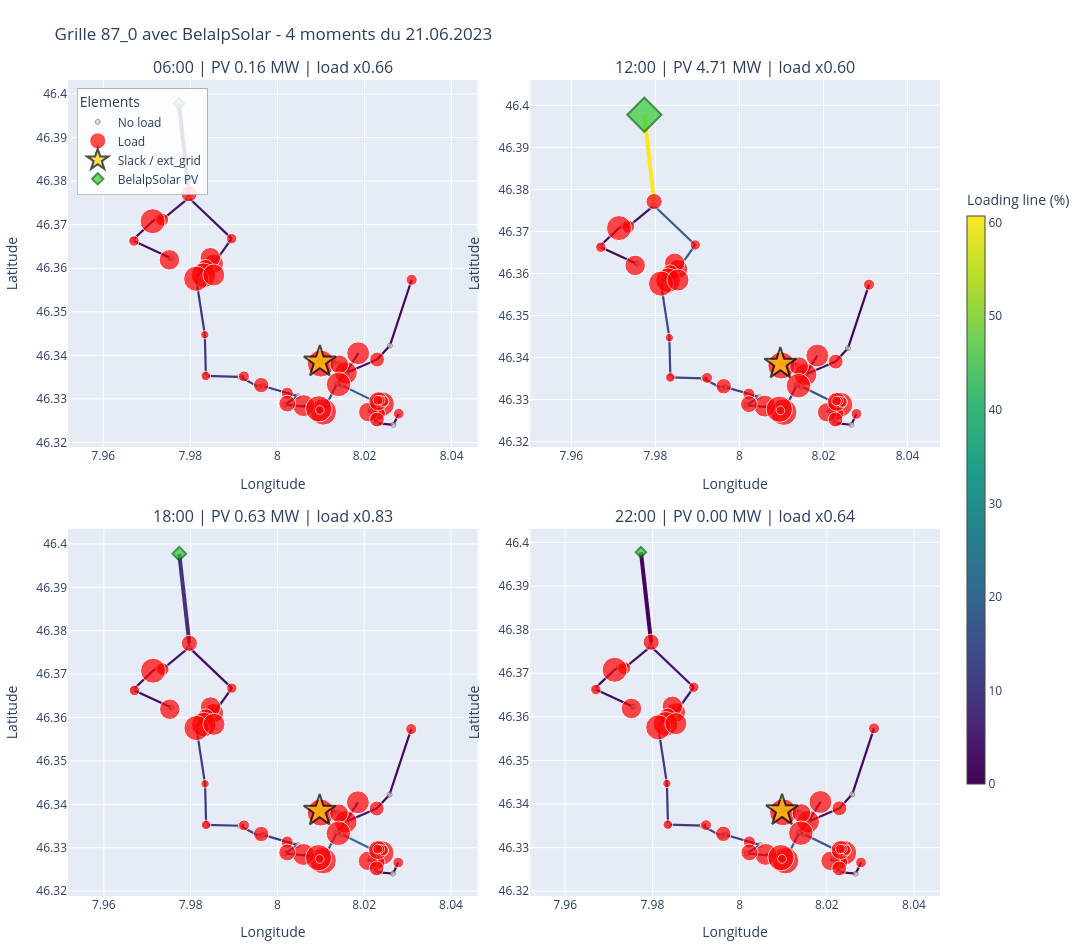

The cell this chart's notebook holds for it:
### Markdown cell above
# Scenario horaire interactif

Choisir un mois, un jour et une heure. Les charges suivent un profil journalier/seasonnier simple, BelalpSolar suit un profil pvlib horaire, puis le power flow est relance. Les tailles des points et les couleurs des lignes changent avec le scenario.

### Code cell
import re
import math
import copy
import numpy as np
import pandas as pd
import pandapower as pp
import pvlib
import plotly.graph_objects as go
import plotly.io as pio
from pathlib import Path
from plotly.colors import sample_colorscale
from plotly.subplots import make_subplots
from pvlib.location import Location

pio.renderers.default = "vscode"

grid_file = "/Users/jadlostan/Documents/GitHub/Swiss-PDGs/grids/pandapower_data/MV/87_0_grid.xlsx"
nodes_file = "nodes_valais.csv"
grid_id = "87_0"

pv_latitude = 46.39776
pv_longitude = 7.97738
pv_p_mw_nominal = 5.7
annual_yield_gwh_target = 12.0

# Jour et heures a comparer.
simulation_year = 2023
selected_day = pd.Timestamp(f"{simulation_year}-06-21", tz="Europe/Zurich")
selected_hours = [6, 12, 18, 22]

base_net = pp.from_excel(grid_file)
nodes = pd.read_csv(nodes_file)

def id_to_str(value):
    return str(int(value)) if float(value).is_integer() else str(value)

def node_id_from_bus_name(name):
    match = re.search(r"_node_(.+)$", str(name))
    return match.group(1) if match else None

def haversine_km(lon1, lat1, lon2, lat2):
    radius_km = 6371.0
    lon1, lat1, lon2, lat2 = map(math.radians, [lon1, lat1, lon2, lat2])
    dlon = lon2 - lon1
    dlat = lat2 - lat1
    a = math.sin(dlat / 2) ** 2 + math.cos(lat1) * math.cos(lat2) * math.sin(dlon / 2) ** 2
    return 2 * radius_km * math.asin(math.sqrt(a))

nodes_grid = nodes[nodes["grid_id"] == grid_id].dropna(subset=["osmid", "longitude", "latitude"]).copy()
nodes_grid["node_id"] = nodes_grid["osmid"].apply(id_to_str)
node_lookup = nodes_grid.drop_duplicates("node_id").set_index("node_id")[["longitude", "latitude"]]

base_bus_plot = base_net.bus.copy()
base_bus_plot["bus_index"] = base_bus_plot.index
base_bus_plot["node_id"] = base_bus_plot["name"].apply(node_id_from_bus_name)
base_bus_plot = base_bus_plot.join(node_lookup, on="node_id")
base_bus_plot = base_bus_plot.dropna(subset=["longitude", "latitude"]).set_index("bus_index")

distance2 = (base_bus_plot["longitude"] - pv_longitude) ** 2 + (base_bus_plot["latitude"] - pv_latitude) ** 2
nearest_bus = int(distance2.idxmin())
nearest_lon = float(base_bus_plot.loc[nearest_bus, "longitude"])
nearest_lat = float(base_bus_plot.loc[nearest_bus, "latitude"])
connection_length_km = haversine_km(nearest_lon, nearest_lat, pv_longitude, pv_latitude)
attached_lines = base_net.line[(base_net.line["from_bus"] == nearest_bus) | (base_net.line["to_bus"] == nearest_bus)]
cable = attached_lines.iloc[0] if len(attached_lines) else base_net.line.iloc[0]

location = Location(latitude=46.39776, longitude=7.97738, tz="Europe/Zurich", altitude=2650, name="BelalpSolar")
surface_tilt = 60
surface_azimuth = 180
raddatabase = "PVGIS-ERA5"
pvgis_cache_file = Path("/Users/jadlostan/Documents/GitHub/Swiss-PDGs/data") / f"belalpsolar_pvgis_{simulation_year}.csv"

if pvgis_cache_file.exists():
    pv_weather = pd.read_csv(pvgis_cache_file, index_col="time", parse_dates=True)
else:
    pv_weather, _ = pvlib.iotools.get_pvgis_hourly(
        latitude=pv_latitude,
        longitude=pv_longitude,
        start=simulation_year,
        end=simulation_year,
        raddatabase=raddatabase,
        components=True,
        surface_tilt=surface_tilt,
        surface_azimuth=surface_azimuth,
        usehorizon=True,
        pvcalculation=False,
        timeout=60,
    )
    pv_weather.to_csv(pvgis_cache_file, index_label="time")

pv_weather.index = pd.to_datetime(pv_weather.index, utc=True).tz_convert(location.tz)
pv_weather.index = pv_weather.index - pd.Timedelta(minutes=30)
pv_weather["poa_global"] = pv_weather[["poa_direct", "poa_sky_diffuse", "poa_ground_diffuse"]].sum(axis=1).clip(lower=0)
cell_temperature = pvlib.temperature.faiman(
    poa_global=pv_weather["poa_global"],
    temp_air=pv_weather["temp_air"],
    wind_speed=pv_weather["wind_speed"],
)
pdc_kw_raw = pvlib.pvsystem.pvwatts_dc(
    effective_irradiance=pv_weather["poa_global"],
    temp_cell=cell_temperature,
    pdc0=pv_p_mw_nominal * 1000,
    gamma_pdc=-0.0035,
)
pac_kw_raw = pvlib.inverter.pvwatts(pdc=pdc_kw_raw, pdc0=pv_p_mw_nominal * 1000, eta_inv_nom=0.96).clip(lower=0)
pv_profile_mw = pac_kw_raw * (annual_yield_gwh_target * 1_000_000 / pac_kw_raw.sum()) / 1000

def load_multiplier(timestamp):
    hour = timestamp.hour + timestamp.minute / 60
    doy = timestamp.dayofyear
    morning = 0.35 * np.exp(-0.5 * ((hour - 7.5) / 2.0) ** 2)
    midday = 0.16 * np.exp(-0.5 * ((hour - 12.5) / 3.0) ** 2)
    evening = 0.50 * np.exp(-0.5 * ((hour - 19.0) / 2.5) ** 2)
    night_base = 0.55
    daily = night_base + morning + midday + evening
    seasonal = 1.0 + 0.22 * np.cos(2 * np.pi * (doy - 15) / 365.0)
    weekend = 0.95 if timestamp.weekday() >= 5 else 1.0
    return float(daily * seasonal * weekend)

def build_scenario_net(timestamp):
    net = copy.deepcopy(base_net)
    multiplier = load_multiplier(timestamp)
    net.load["p_mw"] = base_net.load["p_mw"] * multiplier
    net.load["q_mvar"] = base_net.load["q_mvar"] * multiplier
    pv_bus = pp.create_bus(net, vn_kv=float(net.bus.loc[nearest_bus, "vn_kv"]), name="bus_MV_87_0_BelalpSolar", type="n")
    pp.create_line_from_parameters(
        net,
        from_bus=nearest_bus,
        to_bus=pv_bus,
        length_km=connection_length_km,
        r_ohm_per_km=float(cable["r_ohm_per_km"]),
        x_ohm_per_km=float(cable["x_ohm_per_km"]),
        c_nf_per_km=float(cable["c_nf_per_km"]),
        max_i_ka=float(cable["max_i_ka"]),
        type=str(cable["type"]),
        name="line_87_0_to_BelalpSolar",
    )
    pv_p_mw = float(pv_profile_mw.loc[timestamp])
    pp.create_sgen(net, bus=pv_bus, p_mw=pv_p_mw, q_mvar=0.0, name="BelalpSolar PV", type="PV")
    pp.runpp(net)
    return net, pv_bus, pv_p_mw, multiplier

scenarios = []
for hour in selected_hours:
    timestamp = selected_day + pd.Timedelta(hours=hour)
    net, pv_bus, pv_p_mw, multiplier = build_scenario_net(timestamp)
    scenarios.append((timestamp, net, pv_bus, pv_p_mw, multiplier))

max_loading_global = max(float(net.res_line["loading_percent"].max()) for _, net, _, _, _ in scenarios)

fig = make_subplots(
    rows=2,
    cols=2,
    subplot_titles=[f"{ts:%H:%M} | PV {pv_p:.2f} MW | load x{mult:.2f}" for ts, _, _, pv_p, mult in scenarios],
    horizontal_spacing=0.06,
    vertical_spacing=0.10,
)

summary_rows = []
for idx, (timestamp, net, pv_bus, pv_p_mw, multiplier) in enumerate(scenarios):
    row = idx // 2 + 1
    col = idx % 2 + 1
    bus_plot = pd.concat([
        base_bus_plot,
        pd.DataFrame(
            {"longitude": [pv_longitude], "latitude": [pv_latitude], "name": ["bus_MV_87_0_BelalpSolar"], "node_id": ["BelalpSolar"]},
            index=[pv_bus],
        ),
    ])
    load_by_bus = net.load[net.load["in_service"]].groupby("bus")["p_mw"].sum()
    sgen_by_bus = net.sgen[net.sgen["in_service"]].groupby("bus")["p_mw"].sum() if len(net.sgen) else pd.Series(dtype=float)
    slack_buses = set(net.ext_grid[net.ext_grid["in_service"]]["bus"].astype(int))
    max_load = max(load_by_bus.max(), 1e-9) if len(load_by_bus) else 1

    for line_idx, line in net.line.iterrows():
        from_bus = int(line["from_bus"])
        to_bus = int(line["to_bus"])
        if from_bus not in bus_plot.index or to_bus not in bus_plot.index:
            continue
        x0, y0 = bus_plot.loc[from_bus, ["longitude", "latitude"]]
        x1, y1 = bus_plot.loc[to_bus, ["longitude", "latitude"]]
        x_mid = (x0 + x1) / 2
        y_mid = (y0 + y1) / 2
        loading = float(net.res_line.loc[line_idx, "loading_percent"])
        line_color = sample_colorscale("Viridis", loading / max(max_loading_global, 1))[0]
        fig.add_trace(
            go.Scatter(
                x=[x0, x_mid, x1],
                y=[y0, y_mid, y1],
                mode="lines",
                line=dict(color=line_color, width=4 if to_bus == pv_bus or from_bus == pv_bus else 2.2),
                hovertemplate=f"{timestamp:%H:%M}<br>edge {line_idx}<br>loading: {loading:.2f}%<extra></extra>",
                showlegend=False,
            ),
            row=row,
            col=col,
        )

    plain, loads, slacks, pvs = [], [], [], []
    for bus_idx, bus_row in bus_plot.iterrows():
        load = float(load_by_bus.get(bus_idx, 0.0))
        sgen = float(sgen_by_bus.get(bus_idx, 0.0)) if len(sgen_by_bus) else 0.0
        item = dict(bus_idx=bus_idx, lon=bus_row["longitude"], lat=bus_row["latitude"], load=load, sgen=sgen)
        if bus_idx == pv_bus:
            pvs.append(item)
        elif bus_idx in slack_buses:
            slacks.append(item)
        elif load > 0:
            loads.append(item)
        else:
            plain.append(item)

    def add_nodes(items, name, color, symbol, size_fn, line_color="white", line_width=1):
        if not items:
            return
        fig.add_trace(
            go.Scatter(
                x=[item["lon"] for item in items],
                y=[item["lat"] for item in items],
                mode="markers",
                marker=dict(symbol=symbol, size=[size_fn(item) for item in items], color=color, line=dict(color=line_color, width=line_width)),
                customdata=[[item["bus_idx"], item["load"], item["sgen"]] for item in items],
                hovertemplate="bus %{customdata[0]}<br>load: %{customdata[1]:.4f} MW<br>sgen: %{customdata[2]:.4f} MW<extra></extra>",
                name=name,
                showlegend=(idx == 0),
            ),
            row=row,
            col=col,
        )

    add_nodes(plain, "No load", "lightgray", "circle", lambda item: 5, line_color="dimgray")
    add_nodes(loads, "Load", "red", "circle", lambda item: 5 + 22 * item["load"] / max_load)
    add_nodes(slacks, "Slack / ext_grid", "gold", "star", lambda item: 24, line_color="black", line_width=2)
    add_nodes(pvs, "BelalpSolar PV", "limegreen", "diamond", lambda item: 8 + 22 * item["sgen"] / max(pv_p_mw_nominal, 1e-9), line_color="darkgreen", line_width=2)

    summary_rows.append({
        "time": timestamp.strftime("%H:%M"),
        "converged": net.converged,
        "pv_mw": pv_p_mw,
        "load_multiplier": multiplier,
        "slack_p_mw": float(net.res_ext_grid.p_mw.iloc[0]),
        "max_loading_percent": float(net.res_line.loading_percent.max()),
    })

# Une trace invisible pour afficher la colorbar commune du loading.
fig.add_trace(
    go.Scatter(
        x=[None],
        y=[None],
        mode="markers",
        marker=dict(
            colorscale="Viridis",
            cmin=0,
            cmax=max_loading_global,
            color=[0],
            colorbar=dict(title="Loading line (%)", x=1.02, y=0.5, len=0.75, thickness=18),
            showscale=True,
        ),
        hoverinfo="skip",
        showlegend=False,
    ),
    row=1,
    col=1,
)

for axis_name in fig.layout:
    if axis_name.startswith("yaxis"):
        suffix = axis_name.replace("yaxis", "")
        fig.layout[axis_name].scaleanchor = "x" + suffix
        fig.layout[axis_name].scaleratio = 1

fig.update_layout(
    title=f"Grille 87_0 avec BelalpSolar - 4 moments du {selected_day:%d.%m.%Y}",
    width=1200,
    height=950,
    dragmode="zoom",
    hovermode="closest",
    margin=dict(l=50, r=150, t=80, b=50),
    legend=dict(title="Elements", x=0.01, y=0.99, bgcolor="rgba(255,255,255,0.88)", bordercolor="rgba(0,0,0,0.25)", borderwidth=1),
)
fig.update_xaxes(title_text="Longitude")
fig.update_yaxes(title_text="Latitude")
fig.show()

display(pd.DataFrame(summary_rows))
